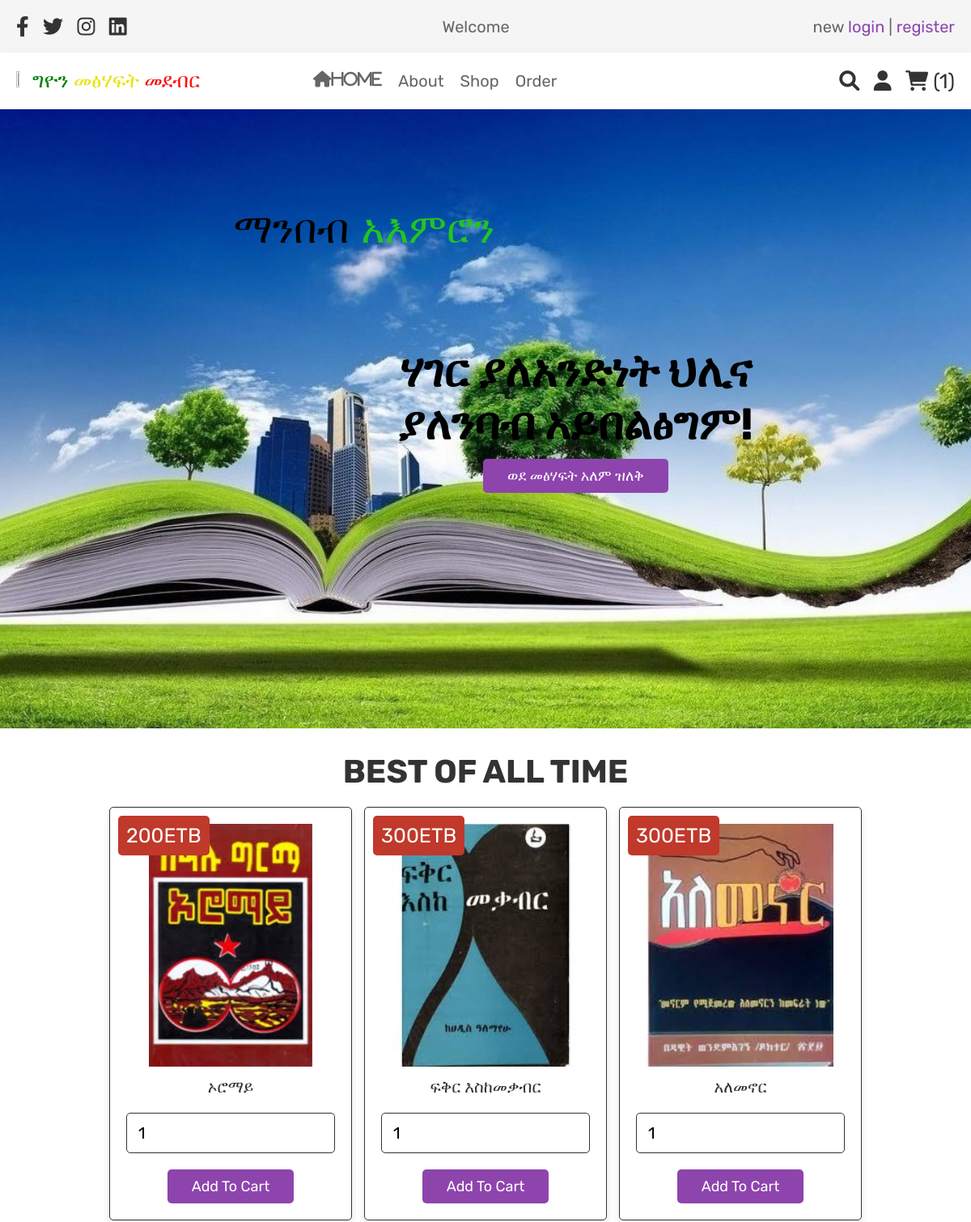
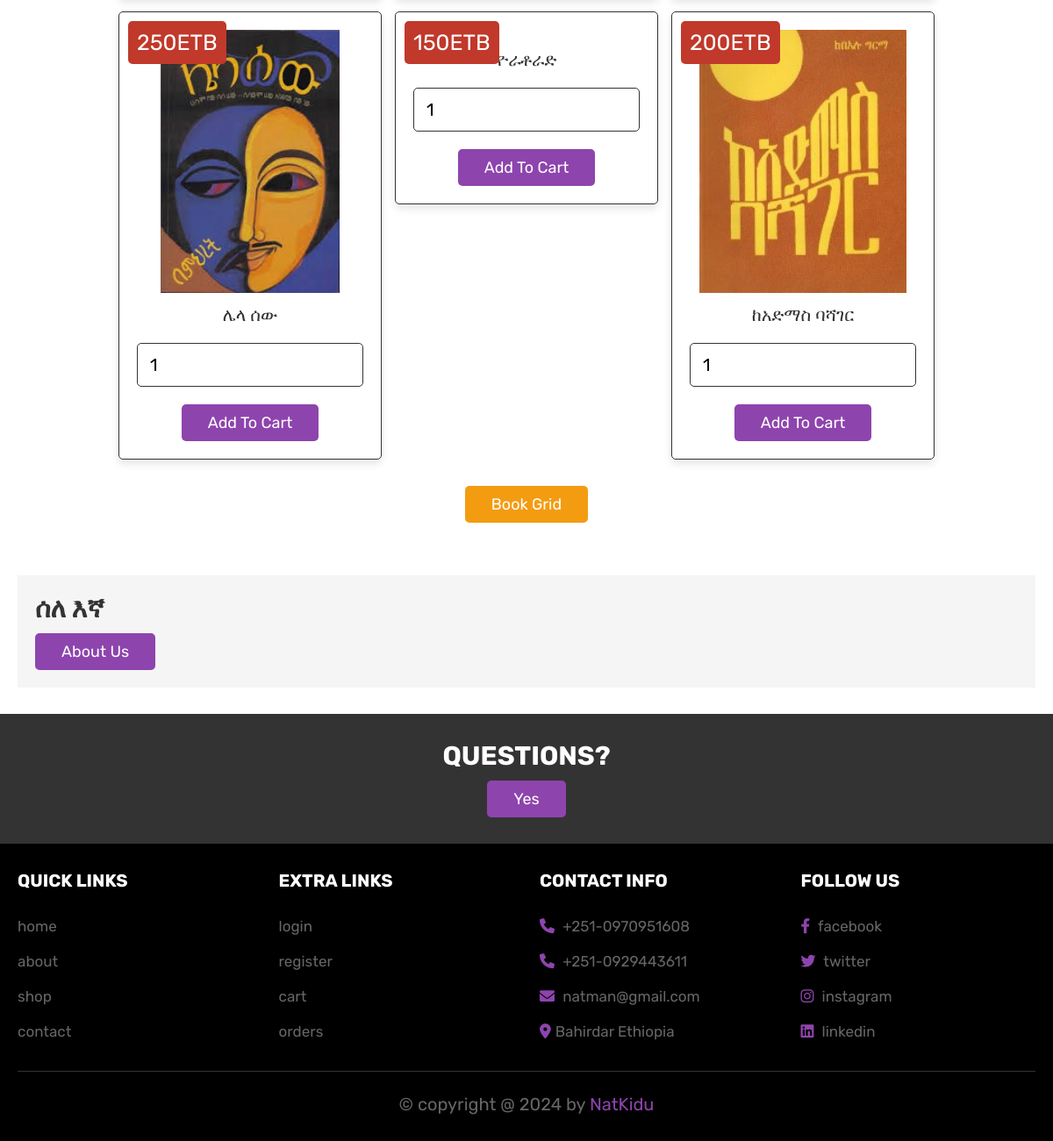
The app's page / (signed in) with its own data (2 pictures, top to bottom).
### tables this page shows
CREATE TABLE `products` (
  `id` int(100) NOT NULL,
  `name` varchar(100) NOT NULL,
  `price` int(100) NOT NULL,
  `image` varchar(100) NOT NULL
);

### index.php (the view, shortened to what this page needs)
<?php
include 'config.php';
?>
<!DOCTYPE html>
<html lang="en">
<head>
   <link rel="stylesheet" href="https://cdnjs.cloudflare.com/ajax/libs/font-awesome/6.0.0/css/all.min.css">
   <link rel="stylesheet" href="css/style.css">
   <link rel="stylesheet" href="css/textslider.css">
</head>
<body>
<?php include 'header.php'; ?>
<section class="home" style="background-image:url('images/bookbgg1.jpg')">
<div class="wrapper" style="color:black">
    <div class="static-txt" style="margin-top:-565px;color:black">ማንበብ</div>
    <ul class="dynamic-txts" style="margin-top:-565px">
      <li><span style="color:rgb(34, 196, 34)">አእምሮን</span></li>
    </ul>
  </div>
   <div class="content">
   <h3 style="color:black">ሃገር ያለአንድነት ህሊና ያለንባብ አይበልፅግም!</h3>
      <a href="shop.php" class="white-btn">ወደ መፅሃፍት አለም ዝለቅ</a>
   </div>
</section>
<section class="products">
   <h1 class="title">Best Of All Time</h1>
   <div class="box-container">
      <?php
         $select_products = mysqli_query($conn, "SELECT * FROM `products` LIMIT 6") or die('query failed');
         if(mysqli_num_rows($select_products) > 0){
            while($fetch_products = mysqli_fetch_assoc($select_products)){
      ?>
     <form action="" method="post" class="box">
      <img class="image" src="uploaded_img/<?php echo $fetch_products['image']; ?>" alt="">
      <div class="name"><?php echo $fetch_products['name']; ?></div>
      <div class="price"><?php echo $fetch_products['price']; ?>ETB</div>
      <input type="number" min="1" name="product_quantity" value="1" class="qty">
      <input type="submit" value="Add to cart" name="add to cart" class="btn">
     </form>
      <?php
         }
      }else{
         echo '<p class="empty">no products added yet!</p>';
      }
      ?>
   </div>
   <div class="load-more" style="margin-top: 2rem; text-align:center">
      <a href="shop.php" class="option-btn">Book grid</a>
   </div>
</section>
<section class="about">
   <div class="flex">
      <div class="content">
         <h3>ሰለ እኛ</h3>
         <a href="about2.php" class="btn">About us</a>
      </div>
   </div>
</section>
<section class="home-contact">
   <div class="content">
      <h3> Questions?</h3>
      <a href="contact.php" class="white-btn">Yes</a>
   </div>
</section>
<?php include 'footer.php'; ?>
</body>
</html>

### css/style.css (style rules this page uses)
:root { --purple:#8e44ad; --red:#c0392b; --orange:#f39c12; --black:#333; --white:#fff; --light-color:#666; --light-white:#ccc; --light-bg:#f5f5f5; --border:.1rem solid var(--black); --box-shadow:0 .5rem 1rem rgba(0,0,0,.1); }
* { font-family: 'Rubik', sans-serif; margin:0; padding:0; box-sizing: border-box; outline: none; border:none; text-decoration: none; transition:all .2s linear; }
html { font-size: 62.5%; overflow-x: hidden; }
section { padding:3rem 2rem; }
.title { text-align: center; margin-bottom: 2rem; text-transform: uppercase; color:var(--black); font-size: 4rem; }
.btn, .option-btn, .delete-btn, .white-btn { display: inline-block; margin-top: 1rem; padding:1rem 3rem; cursor: pointer; color:var(--white); font-size: 1.8rem; border-radius: .5rem; text-transform: capitalize; }
.white-btn, .btn { background-color: var(--purple); }
.option-btn { background-color: var(--orange); }
.home { min-height: 70vh; background:linear-gradient(rgba(0,0,0,.7), rgba(0,0,0,.7)), url(../images/home-bg.jpg) no-repeat; background-size: cover; background-position: center; display: flex; align-items: center; justify-content: center; }
.home .content { text-align: center; width: 60rem; }
.home .content h3 { font-size: 5.5rem; color:var(--Blue); text-transform: uppercase; }
.products .box-container { max-width: 1200px; margin:0 auto; display: grid; grid-template-columns: repeat(auto-fit, 30rem); align-items: flex-start; gap:1.5rem; justify-content: center; }
.products .box-container .box { border-radius: .5rem; background-color: var(--white); box-shadow: var(--box-shadow); padding:2rem; text-align: center; border:var(--border); position: relative; }
.products .box-container .box .image { height: 30rem; }
.products .box-container .box .name { padding:1rem 0; font-size: 2rem; color:var(--black); }
.products .box-container .box .qty { width: 100%; padding:1.2rem 1.4rem; border-radius: .5rem; border:var(--border); margin:1rem 0; font-size: 2rem; }
.products .box-container .box .price { position: absolute; top:1rem; left:1rem; border-radius: .5rem; padding:1rem; font-size: 2.5rem; color:var(--white); background-color: var(--red); }
.about .flex { max-width: 1200px; margin:0 auto; display: flex; align-items: center; flex-wrap: wrap; }
.about .flex .content { flex:1 1 40rem; padding:2rem; background-color: var(--light-bg); }
.about .flex .content h3 { font-size: 3rem; color:var(--black); text-transform: uppercase; }
.home-contact { background-color: var(--black); }
.home-contact .content { max-width: 60rem; text-align: center; margin:0 auto; }
.home-contact .content h3 { font-size: 3rem; text-transform: uppercase; color:var(--white); }

### css/textslider.css (style rules this page uses)
.wrapper { display: flex; margin-left: 100px; align-items: center; justify-content: center; margin-bottom: -95px; min-height: 100vh; }
.wrapper .static-txt { color: rgb(255, 255, 255); font-size: 50px; font-weight: 400; margin-top: -600px; }
.wrapper .dynamic-txts { margin-top: -595px; margin-right: -200px; height: 90px; line-height: 90px; overflow: hidden; margin-left: 15px; }
.dynamic-txts li { list-style: none; color: #0b3b00; font-size: 50px; font-weight: 500; position: relative; top: 0; animation: slide 10s steps(4) infinite; }
.dynamic-txts li span { position: relative; margin: 5px 0; line-height: 80px; }
.dynamic-txts li span::after { content: ""; position: absolute; left: 0; height: 120%; width: 100%; animation: typing 3s steps(11) infinite; }

### records on screen
products: image (picture), name "ኦሮማይ", price "200"
products: image (picture), name "ፍቅር እስከመቃብር", price "300"
products: image (picture), name "አለመኖር", price "300"
products: image (picture), name "ሌላ ሰው", price "250"
products: name "ዮራቶራድ", price "150"
products: image (picture), name "ከአድማስ ባሻገር", price "200"

### other values on screen
$cart_rows_number "1"
